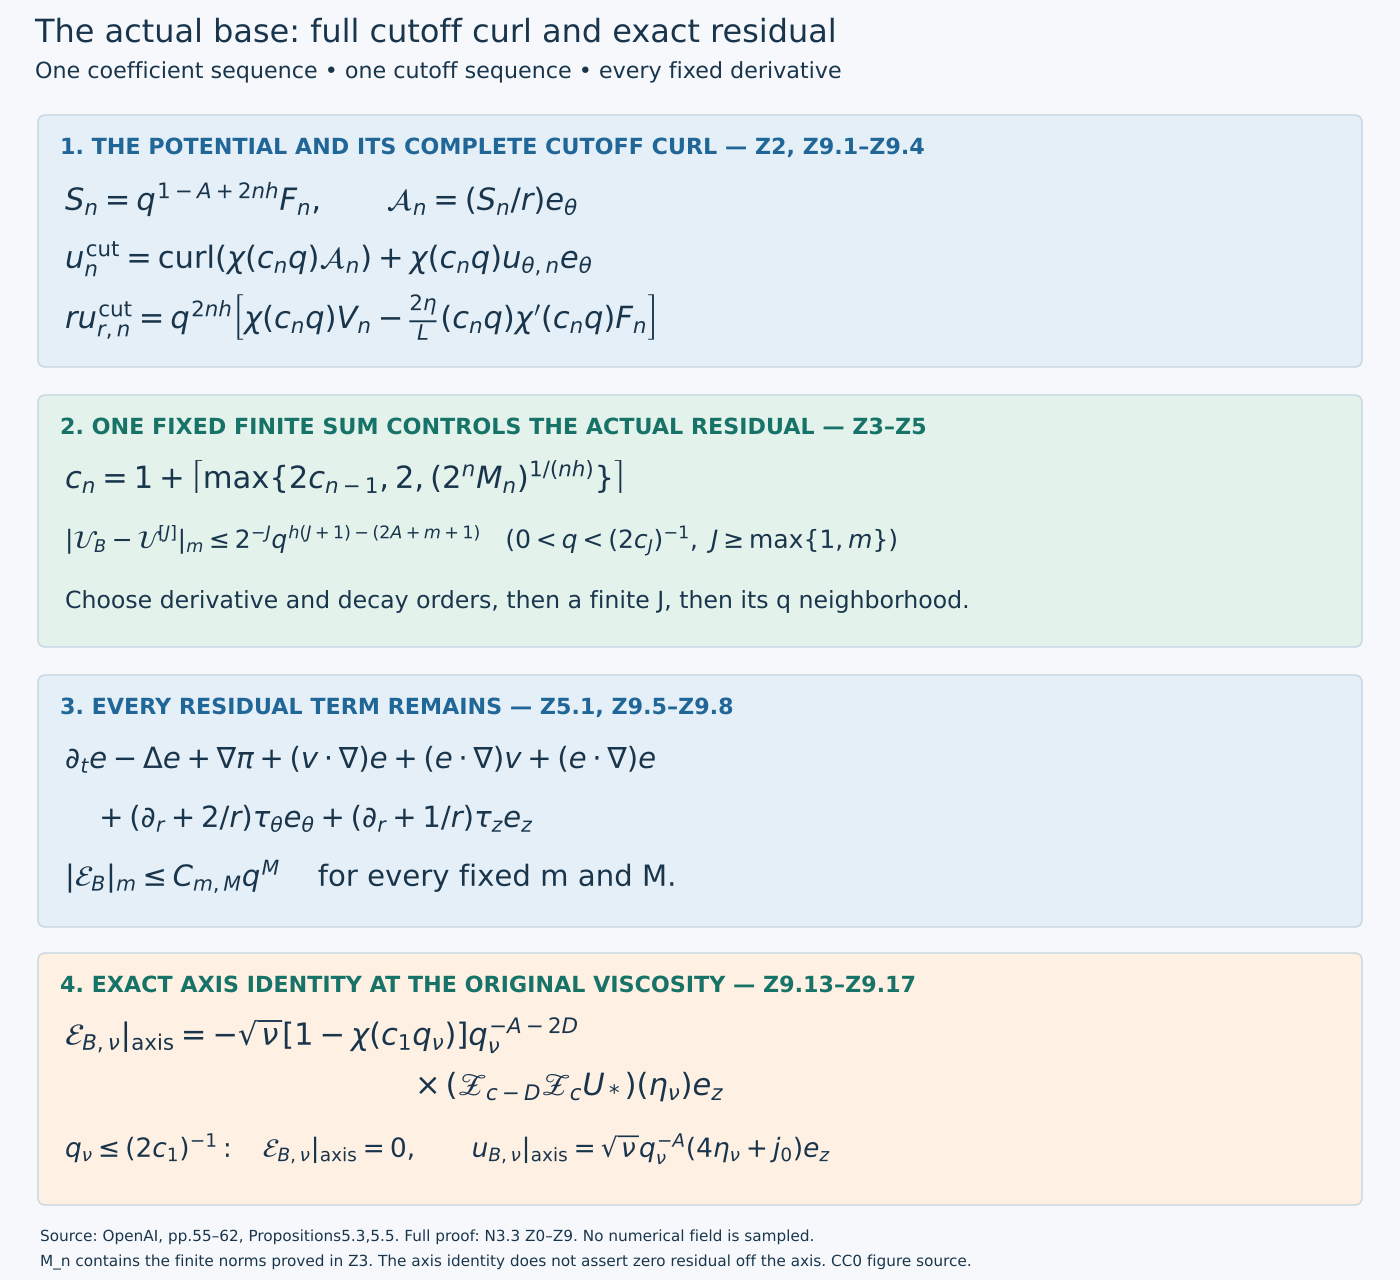

Generate this figure with Python:
"""Reproduce the exact base-field operators and axis identity, Z0–Z9."""
from pathlib import Path
import re
import matplotlib
matplotlib.use('Agg')
import matplotlib.pyplot as plt
from matplotlib.patches import FancyBboxPatch
plt.rcParams.update({'font.family':'DejaVu Sans','mathtext.fontset':'dejavusans','svg.fonttype':'path'})
out=Path(__file__).resolve().parent
fig=plt.figure(figsize=(14,12.8),dpi=100,facecolor='#f6f8fb')
ax=fig.add_axes([0,0,1,1]);ax.set_xlim(0,14);ax.set_ylim(0,12.8);ax.axis('off')
ink='#19354c';blue='#206798';green='#177368'
ax.text(.35,12.38,'The actual base: full cutoff curl and exact residual',fontsize=23,color=ink)
ax.text(.35,12.02,'One coefficient sequence • one cutoff sequence • every fixed derivative',fontsize=16,color=ink)
def panel(y,h,title,color,face):
    ax.add_patch(FancyBboxPatch((.4,y),13.2,h,boxstyle='round,pad=0.02,rounding_size=.08',
        facecolor=face,edgecolor='#c4d4df'))
    ax.text(.6,y+h-.37,title,fontsize=16,weight='bold',color=color)
panel(9.15,2.48,'1. THE POTENTIAL AND ITS COMPLETE CUTOFF CURL — Z2, Z9.1–Z9.4',blue,'#e5eff7')
ax.text(.65,10.7,r'$S_n=q^{1-A+2nh}F_n,\qquad\mathcal{A}_n=(S_n/r)e_\theta$',fontsize=22,color=ink)
ax.text(.65,10.12,r'$u_n^{\rm cut}=\operatorname{curl}(\chi(c_nq)\mathcal{A}_n)+\chi(c_nq)u_{\theta,n}e_\theta$',fontsize=22,color=ink)
ax.text(.65,9.52,r'$ru_{r,n}^{\rm cut}=q^{2nh}\left[\chi(c_nq)V_n-\frac{2\eta}{L}(c_nq)\chi^\prime(c_nq)F_n\right]$',fontsize=22,color=ink)
panel(6.35,2.48,'2. ONE FIXED FINITE SUM CONTROLS THE ACTUAL RESIDUAL — Z3–Z5',green,'#e4f2ec')
ax.text(.65,7.92,r'$c_n=1+\left\lceil\max\{2c_{n-1},2,(2^nM_n)^{1/(nh)}\}\right\rceil$',fontsize=22,color=ink)
ax.text(.65,7.32,r'$|\mathcal{U}_B-\mathcal{U}^{[J]}|_m\leq2^{-J}q^{h(J+1)-(2A+m+1)}\quad(0<q<(2c_J)^{-1},\ J\geq\max\{1,m\})$',fontsize=18,color=ink)
ax.text(.65,6.72,'Choose derivative and decay orders, then a finite J, then its q neighborhood.',fontsize=17,color=ink)
panel(3.55,2.48,'3. EVERY RESIDUAL TERM REMAINS — Z5.1, Z9.5–Z9.8',blue,'#e5eff7')
ax.text(.65,5.12,r'$\partial_te-\Delta e+\nabla\pi+(v\cdot\nabla)e+(e\cdot\nabla)v+(e\cdot\nabla)e$',fontsize=21,color=ink)
ax.text(.65,4.53,r'$\quad+(\partial_r+2/r)\tau_\theta e_\theta+(\partial_r+1/r)\tau_z e_z$',fontsize=21,color=ink)
ax.text(.65,3.94,r'$|\mathcal{E}_B|_m\leq C_{m,M}q^M\quad$ for every fixed m and M.',fontsize=21,color=ink)
panel(.77,2.48,'4. EXACT AXIS IDENTITY AT THE ORIGINAL VISCOSITY — Z9.13–Z9.17',green,'#fff0e4')
ax.text(.65,2.35,r'$\mathcal{E}_{B,\nu}|_{\rm axis}=-\sqrt{\nu}[1-\chi(c_1q_\nu)]q_\nu^{-A-2D}$',fontsize=22,color=ink)
ax.text(4.15,1.85,r'$\times\,(\mathscr{Z}_{c-D}\mathscr{Z}_cU_*)(\eta_\nu)e_z$',fontsize=22,color=ink)
ax.text(.65,1.23,r'$q_\nu\leq(2c_1)^{-1}:\quad\mathcal{E}_{B,\nu}|_{\rm axis}=0,\qquad u_{B,\nu}|_{\rm axis}=\sqrt{\nu}q_\nu^{-A}(4\eta_\nu+j_0)e_z$',fontsize=19,color=ink)
ax.text(.4,.39,'Source: OpenAI, pp.55–62, Propositions5.3,5.5. Full proof: N3.3 Z0–Z9. No numerical field is sampled.',fontsize=11,color=ink)
ax.text(.4,.14,'M_n contains the finite norms proved in Z3. The axis identity does not assert zero residual off the axis. CC0 figure source.',fontsize=11,color=ink)
fig.savefig(out/'actual-base-field.svg',facecolor=fig.get_facecolor())
svg=out/'actual-base-field.svg'
t=svg.read_text(encoding='utf8')
t=re.sub(r'(<svg\b[^>]*?)width="[^"]+" height="[^"]+"',r'\1width="1400" height="1280"',t,count=1)
svg.write_text(t,encoding='utf8')
fig.savefig(out/'actual-base-field.png',dpi=100,facecolor=fig.get_facecolor())
plt.close(fig)
